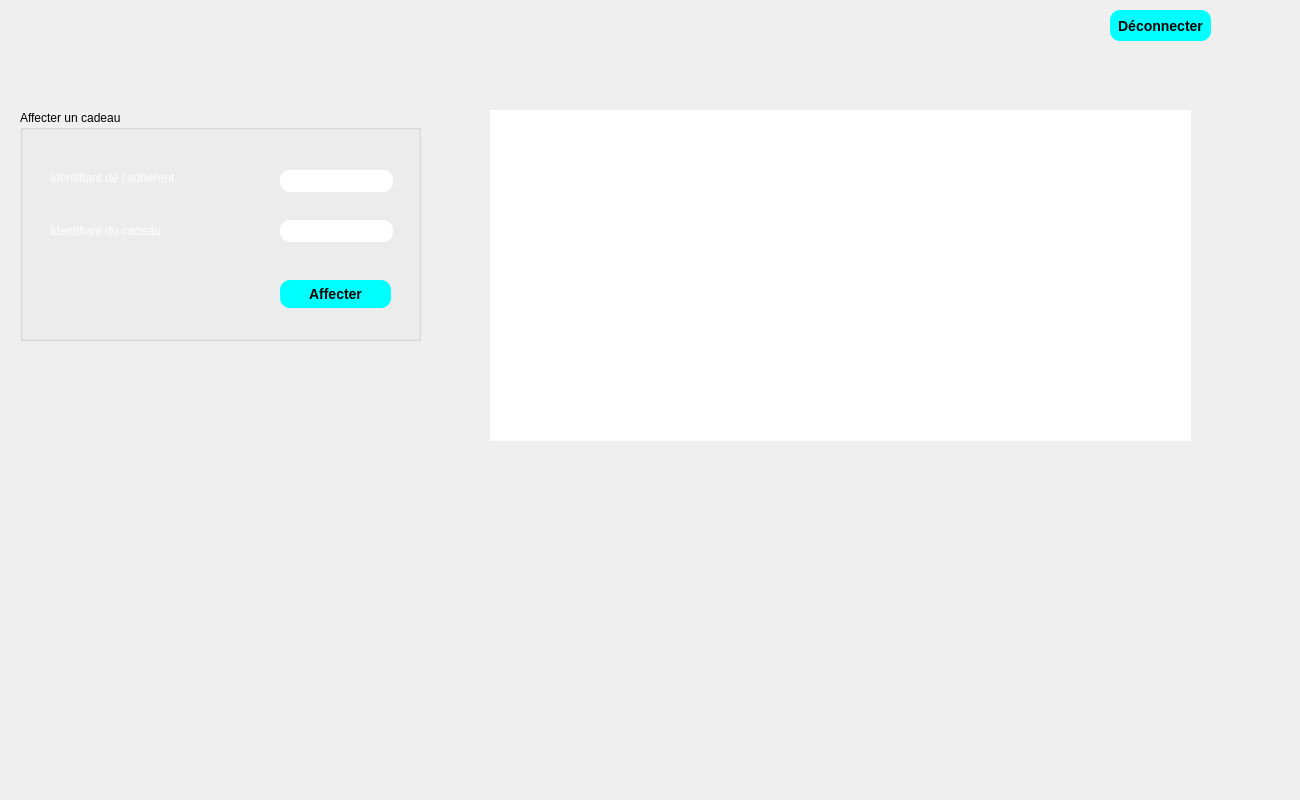
   <widget class="QWidget" name="tab">
    <attribute name="title">
     <string>Cadeaux gagnés</string>
    </attribute>
    <widget class="QTableView" name="table_affectation">
     <property name="geometry">
      <rect>
       <x>490</x>
       <y>110</y>
       <width>701</width>
       <height>331</height>
      </rect>
     </property>
     <property name="styleSheet">
      <string notr="true">color: black;
                                        
font: 14pt &quot;MS Shell Dlg 2&quot;;
                                         border-radius: 10px;
                                         font: bold 14px;</string>
     </property>
    </widget>
    <widget class="QLabel" name="label_3">
     <property name="geometry">
      <rect>
       <x>-20</x>
       <y>0</y>
       <width>1291</width>
       <height>791</height>
      </rect>
     </property>
     <property name="text">
      <string/>
     </property>
     <property name="pixmap">
      <pixmap>../../Downloads/e-sport.jpg</pixmap>
     </property>
    </widget>
    <widget class="QGroupBox" name="groupBox_7">
     <property name="geometry">
      <rect>
       <x>20</x>
       <y>110</y>
       <width>401</width>
       <height>231</height>
      </rect>
     </property>
     <property name="styleSheet">
      <string notr="true">font: 12pt &quot;MS Shell Dlg 2&quot;;</string>
     </property>
     <property name="title">
      <string>Affecter un cadeau</string>
     </property>
     <widget class="QLabel" name="label_35">
      <property name="geometry">
       <rect>
        <x>30</x>
        <y>60</y>
        <width>201</width>
        <height>16</height>
       </rect>
      </property>
      <property name="styleSheet">
       <string notr="true">color: rgb(255, 255, 255);
font: 11pt &quot;MS Shell Dlg 2&quot;;</string>
      </property>
      <property name="text">
       <string>Identifiant de l'adhérent</string>
      </property>
     </widget>
     <widget class="QLabel" name="label_36">
      <property name="geometry">
       <rect>
        <x>30</x>
        <y>110</y>
        <width>171</width>
        <height>21</height>
       </rect>
      </property>
      <property name="styleSheet">
       <string notr="true">color: rgb(255, 255, 255);
font: 11pt &quot;MS Shell Dlg 2&quot;;</string>
      </property>
      <property name="text">
       <string>Identifiant du cadeau</string>
      </property>
     </widget>
     <widget class="QLineEdit" name="affect_id_adh">
      <property name="geometry">
       <rect>
        <x>260</x>
        <y>60</y>
        <width>113</width>
        <height>22</height>
       </rect>
      </property>
      <property name="styleSheet">
       <string notr="true">color: black;
                                         background-color: white;
                                         border-radius: 10px;
                                         font: bold 14px;</string>
      </property>
     </widget>
     <widget class="QLineEdit" name="affect_id_cad">
      <property name="geometry">
       <rect>
        <x>260</x>
        <y>110</y>
        <width>113</width>
        <height>22</height>
       </rect>
      </property>
      <property name="styleSheet">
       <string notr="true">color: black;
                                         background-color: white;
                                         border-radius: 10px;
                                         font: bold 14px;</string>
      </property>
     </widget>
     <widget class="QPushButton" name="affecter_cadeau">
      <property name="geometry">
       <rect>
        <x>260</x>
        <y>170</y>
        <width>111</width>
        <height>28</height>
       </rect>
      </property>
      <property name="styleSheet">
       <string notr="true">color: black;
                                         
background-color: rgb(0, 255, 255);
                                         border-radius: 10px;
                                         font: bold 14px;</string>
      </property>
      <property name="text">
       <string>Affecter</string>
      </property>
     </widget>
    </widget>
    <widget class="QPushButton" name="deconnecter_2">
     <property name="geometry">
      <rect>
       <x>1110</x>
       <y>10</y>
       <width>101</width>
       <height>31</height>
      </rect>
     </property>
     <property name="styleSheet">
      <string notr="true">color: black;
                                         
background-color: rgb(0, 255, 255);
                                         border-radius: 10px;
                                         font: bold 14px;</string>
     </property>
     <property name="text">
      <string>Déconnecter</string>
     </property>
    </widget>
    <zorder>label_3</zorder>
    <zorder>table_affectation</zorder>
    <zorder>groupBox_7</zorder>
    <zorder>deconnecter_2</zorder>
   </widget>
